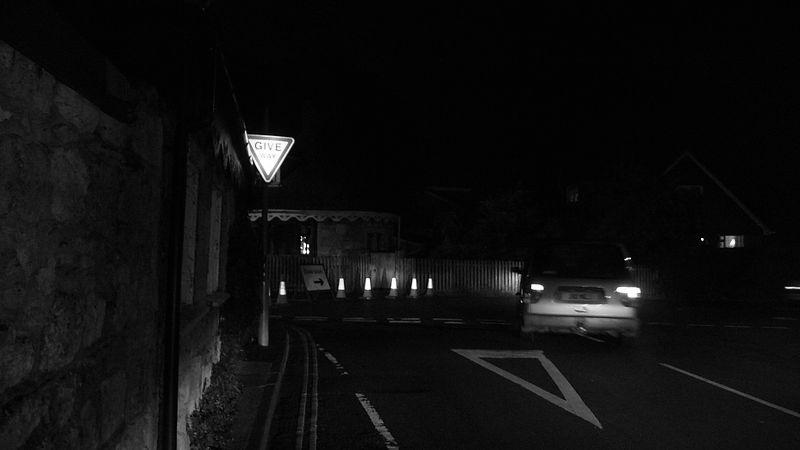
%> input picture Exercise 1/Pics/dark_road_1.jpg, 800 x 450 px
$ octave question4_1.m   (GNU Octave 9; MATLAB toolbox functions it lacks are replaced by stand-ins)
%> lines starting %> are read from the running program, lines starting %| are printed output that depends on the picture

% List of image filenames
filenames = {'dark_road_1.jpg', 'dark_road_2.jpg', 'dark_road_3.jpg'};

for k = 1:numel(filenames)
    % Read image
    I = imread(filenames{k});
%> I is the input picture: size 450x800 uint8; min 0, max 255, mean 14.6


    if ndims(I) == 3
        Igray = rgb2gray(I);
    else
        Igray = I;
    end

    % Compute histogram
    counts = imhist(Igray);
%> counts = 256 values, max 72065 at index 4, min 5 at index 211, mean 1406.2
    levels = 0:255;


    figure('Name', filenames{k}, 'NumberTitle', 'off');

    subplot(1,2,1);
    imshow(Igray);
    title(sprintf('Grayscale Image: %s', filenames{k}), 'Interpreter', 'none');

    subplot(1,2,2);
    bar(levels, counts, 'BarWidth', 1);
    xlim([0 255]);
    xlabel('Intensity Value');
    ylabel('Pixel Count');
    title('Histogram of Grayscale Intensities');
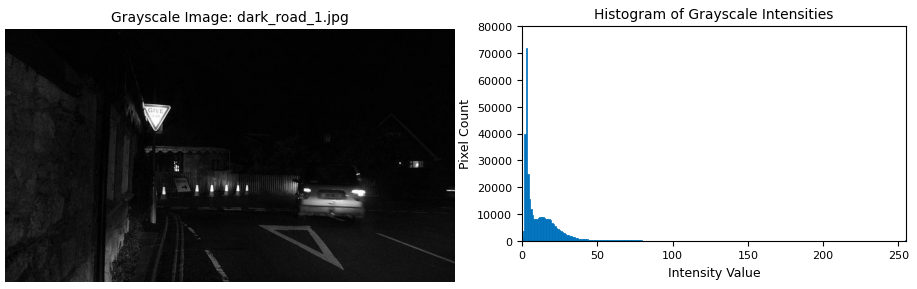
%> figure redrawn from the program's plot data, 2 panels


end
%> pass 2 of the loop `for k = 1:numel(filenames)`:
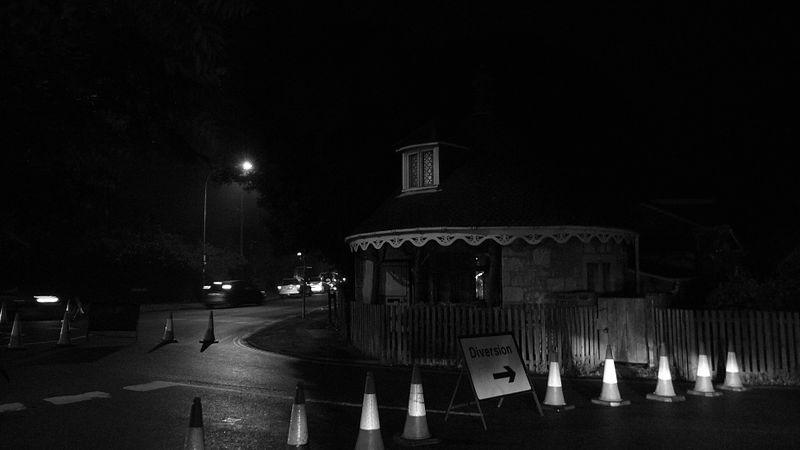
%> input picture Exercise 1/Pics/dark_road_2.jpg, 800 x 450 px
%> I is the input picture: size 450x800 uint8; min 0, max 255, mean 16.8
%> counts = 256 values, max 68343 at index 4, min 11 at index 236, mean 1406.2
%> `title('Histogram of Grayscale Intensities');`:
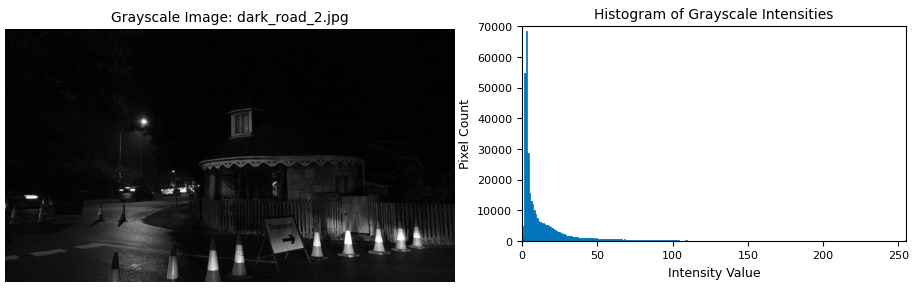
%> figure redrawn from the program's plot data, 2 panels
%> pass 3 of the loop `for k = 1:numel(filenames)`:
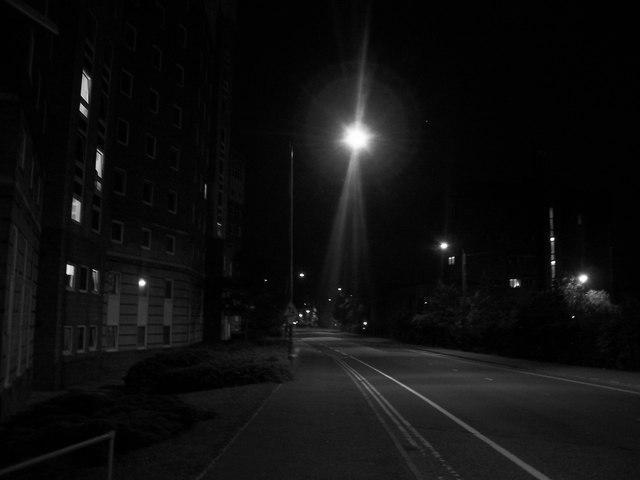
%> input picture Exercise 1/Pics/dark_road_3.jpg, 640 x 480 px
%> I is the input picture: size 480x640 uint8; min 0, max 255, mean 15.2
%> counts = 256 values, max 46411 at index 3, min 4 at index 232, mean 1200
%> `title('Histogram of Grayscale Intensities');`:
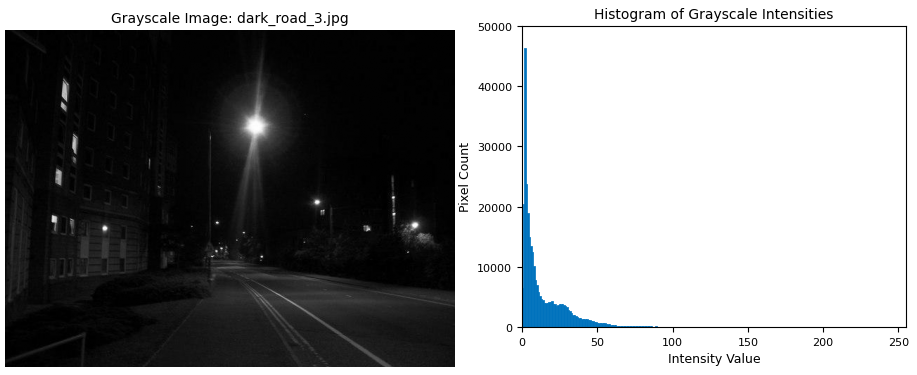
%> figure redrawn from the program's plot data, 2 panels
